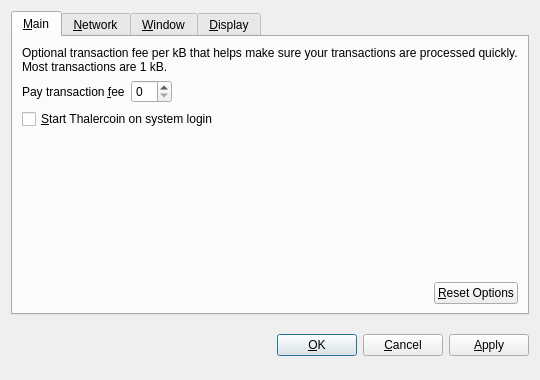
<?xml version="1.0" encoding="UTF-8"?>
<ui version="4.0">
 <class>OptionsDialog</class>
 <widget class="QDialog" name="OptionsDialog">
  <property name="geometry">
   <rect>
    <x>0</x>
    <y>0</y>
    <width>540</width>
    <height>380</height>
   </rect>
  </property>
  <property name="windowTitle">
   <string>Options</string>
  </property>
  <property name="modal">
   <bool>true</bool>
  </property>
  <layout class="QVBoxLayout" name="verticalLayout">
   <item>
    <widget class="QTabWidget" name="tabWidget">
     <property name="tabPosition">
      <enum>QTabWidget::North</enum>
     </property>
     <property name="currentIndex">
      <number>0</number>
     </property>
     <widget class="QWidget" name="tabMain">
      <attribute name="title">
       <string>&amp;Main</string>
      </attribute>
      <layout class="QVBoxLayout" name="verticalLayout_Main">
       <item>
        <widget class="QLabel" name="transactionFeeInfoLabel">
         <property name="text">
          <string>Optional transaction fee per kB that helps make sure your transactions are processed quickly. Most transactions are 1 kB.</string>
         </property>
         <property name="textFormat">
          <enum>Qt::PlainText</enum>
         </property>
         <property name="wordWrap">
          <bool>true</bool>
         </property>
        </widget>
       </item>
       <item>
        <layout class="QHBoxLayout" name="horizontalLayout_1_Main">
         <item>
          <widget class="QLabel" name="transactionFeeLabel">
           <property name="text">
            <string>Pay transaction &amp;fee</string>
           </property>
           <property name="textFormat">
            <enum>Qt::PlainText</enum>
           </property>
           <property name="buddy">
            <cstring>transactionFee</cstring>
           </property>
          </widget>
         </item>
         <item>
          <widget class="BitcoinAmountField" name="transactionFee"/>
         </item>
         <item>
          <spacer name="horizontalSpacer_1_Main">
           <property name="orientation">
            <enum>Qt::Horizontal</enum>
           </property>
           <property name="sizeHint" stdset="0">
            <size>
             <width>40</width>
             <height>20</height>
            </size>
           </property>
          </spacer>
         </item>
        </layout>
       </item>
       <item>
        <widget class="QCheckBox" name="bitcoinAtStartup">
         <property name="toolTip">
          <string>Automatically start Thalercoin after logging in to the system.</string>
         </property>
         <property name="text">
          <string>&amp;Start Thalercoin on system login</string>
         </property>
        </widget>
       </item>
       <item>
        <spacer name="verticalSpacer_Main">
         <property name="orientation">
          <enum>Qt::Vertical</enum>
         </property>
         <property name="sizeHint" stdset="0">
          <size>
           <width>20</width>
           <height>40</height>
          </size>
         </property>
        </spacer>
       </item>
       <item>
        <layout class="QHBoxLayout" name="horizontalLayout_2_Main">
         <item>
          <spacer name="horizontalSpacer_2_Main">
           <property name="orientation">
            <enum>Qt::Horizontal</enum>
           </property>
           <property name="sizeHint" stdset="0">
            <size>
             <width>40</width>
             <height>20</height>
            </size>
           </property>
          </spacer>
         </item>
         <item>
          <widget class="QPushButton" name="resetButton">
           <property name="toolTip">
            <string>Reset all client options to default.</string>
           </property>
           <property name="text">
            <string>&amp;Reset Options</string>
           </property>
           <property name="autoDefault">
            <bool>false</bool>
           </property>
          </widget>
         </item>
        </layout>
       </item>
      </layout>
     </widget>
     <widget class="QWidget" name="tabNetwork">
      <attribute name="title">
       <string>&amp;Network</string>
      </attribute>
      <layout class="QVBoxLayout" name="verticalLayout_Network">
       <item>
        <widget class="QCheckBox" name="mapPortUpnp">
         <property name="toolTip">
          <string>Automatically open the Thalercoin client port on the router. This only works when your router supports UPnP and it is enabled.</string>
         </property>
         <property name="text">
          <string>Map port using &amp;UPnP</string>
         </property>
        </widget>
       </item>
       <item>
        <widget class="QCheckBox" name="connectSocks">
         <property name="toolTip">
          <string>Connect to the Thalercoin network through a SOCKS proxy (e.g. when connecting through Tor).</string>
         </property>
         <property name="text">
          <string>&amp;Connect through SOCKS proxy:</string>
         </property>
        </widget>
       </item>
       <item>
        <layout class="QHBoxLayout" name="horizontalLayout_Network">
         <item>
          <widget class="QLabel" name="proxyIpLabel">
           <property name="text">
            <string>Proxy &amp;IP:</string>
           </property>
           <property name="textFormat">
            <enum>Qt::PlainText</enum>
           </property>
           <property name="buddy">
            <cstring>proxyIp</cstring>
           </property>
          </widget>
         </item>
         <item>
          <widget class="QValidatedLineEdit" name="proxyIp">
           <property name="maximumSize">
            <size>
             <width>140</width>
             <height>16777215</height>
            </size>
           </property>
           <property name="toolTip">
            <string>IP address of the proxy (e.g. 127.0.0.1)</string>
           </property>
          </widget>
         </item>
         <item>
          <widget class="QLabel" name="proxyPortLabel">
           <property name="text">
            <string>&amp;Port:</string>
           </property>
           <property name="textFormat">
            <enum>Qt::PlainText</enum>
           </property>
           <property name="buddy">
            <cstring>proxyPort</cstring>
           </property>
          </widget>
         </item>
         <item>
          <widget class="QLineEdit" name="proxyPort">
           <property name="maximumSize">
            <size>
             <width>55</width>
             <height>16777215</height>
            </size>
           </property>
           <property name="toolTip">
            <string>Port of the proxy (e.g. 9050)</string>
           </property>
          </widget>
         </item>
         <item>
          <widget class="QLabel" name="socksVersionLabel">
           <property name="text">
            <string>SOCKS &amp;Version:</string>
           </property>
           <property name="textFormat">
            <enum>Qt::PlainText</enum>
           </property>
           <property name="buddy">
            <cstring>socksVersion</cstring>
           </property>
          </widget>
         </item>
         <item>
          <widget class="QValueComboBox" name="socksVersion">
           <property name="toolTip">
            <string>SOCKS version of the proxy (e.g. 5)</string>
           </property>
          </widget>
         </item>
         <item>
          <spacer name="horizontalSpacer_Network">
           <property name="orientation">
            <enum>Qt::Horizontal</enum>
           </property>
           <property name="sizeHint" stdset="0">
            <size>
             <width>40</width>
             <height>20</height>
            </size>
           </property>
          </spacer>
         </item>
        </layout>
       </item>
       <item>
        <spacer name="verticalSpacer_Network">
         <property name="orientation">
          <enum>Qt::Vertical</enum>
         </property>
         <property name="sizeHint" stdset="0">
          <size>
           <width>20</width>
           <height>40</height>
          </size>
         </property>
        </spacer>
       </item>
      </layout>
     </widget>
     <widget class="QWidget" name="tabWindow">
      <attribute name="title">
       <string>&amp;Window</string>
      </attribute>
      <layout class="QVBoxLayout" name="verticalLayout_Window">
       <item>
        <widget class="QCheckBox" name="minimizeToTray">
         <property name="toolTip">
          <string>Show only a tray icon after minimizing the window.</string>
         </property>
         <property name="text">
          <string>&amp;Minimize to the tray instead of the taskbar</string>
         </property>
        </widget>
       </item>
       <item>
        <widget class="QCheckBox" name="minimizeOnClose">
         <property name="toolTip">
          <string>Minimize instead of exit the application when the window is closed. When this option is enabled, the application will be closed only after selecting Quit in the menu.</string>
         </property>
         <property name="text">
          <string>M&amp;inimize on close</string>
         </property>
        </widget>
       </item>
       <item>
        <spacer name="verticalSpacer_Window">
         <property name="orientation">
          <enum>Qt::Vertical</enum>
         </property>
         <property name="sizeHint" stdset="0">
          <size>
           <width>20</width>
           <height>40</height>
          </size>
         </property>
        </spacer>
       </item>
      </layout>
     </widget>
     <widget class="QWidget" name="tabDisplay">
      <attribute name="title">
       <string>&amp;Display</string>
      </attribute>
      <layout class="QVBoxLayout" name="verticalLayout_Display">
       <item>
        <layout class="QHBoxLayout" name="horizontalLayout_1_Display">
         <item>
          <widget class="QLabel" name="langLabel">
           <property name="text">
            <string>User Interface &amp;language:</string>
           </property>
           <property name="textFormat">
            <enum>Qt::PlainText</enum>
           </property>
           <property name="buddy">
            <cstring>lang</cstring>
           </property>
          </widget>
         </item>
         <item>
          <widget class="QValueComboBox" name="lang">
           <property name="toolTip">
            <string>The user interface language can be set here. This setting will take effect after restarting Thalercoin.</string>
           </property>
          </widget>
         </item>
        </layout>
       </item>
       <item>
        <layout class="QHBoxLayout" name="horizontalLayout_2_Display">
         <item>
          <widget class="QLabel" name="unitLabel">
           <property name="text">
            <string>&amp;Unit to show amounts in:</string>
           </property>
           <property name="textFormat">
            <enum>Qt::PlainText</enum>
           </property>
           <property name="buddy">
            <cstring>unit</cstring>
           </property>
          </widget>
         </item>
         <item>
          <widget class="QValueComboBox" name="unit">
           <property name="toolTip">
            <string>Choose the default subdivision unit to show in the interface and when sending coins.</string>
           </property>
          </widget>
         </item>
        </layout>
       </item>
       <item>
        <widget class="QCheckBox" name="displayAddresses">
         <property name="toolTip">
          <string>Whether to show Thalercoin addresses in the transaction list or not.</string>
         </property>
         <property name="text">
          <string>&amp;Display addresses in transaction list</string>
         </property>
        </widget>
       </item>
       <item>
        <spacer name="verticalSpacer_Display">
         <property name="orientation">
          <enum>Qt::Vertical</enum>
         </property>
         <property name="sizeHint" stdset="0">
          <size>
           <width>20</width>
           <height>40</height>
          </size>
         </property>
        </spacer>
       </item>
      </layout>
     </widget>
    </widget>
   </item>
   <item>
    <layout class="QHBoxLayout" name="horizontalLayout_Buttons">
     <item>
      <spacer name="horizontalSpacer_1">
       <property name="orientation">
        <enum>Qt::Horizontal</enum>
       </property>
       <property name="sizeHint" stdset="0">
        <size>
         <width>40</width>
         <height>48</height>
        </size>
       </property>
      </spacer>
     </item>
     <item>
      <widget class="QLabel" name="statusLabel">
       <property name="font">
        <font>
         <weight>75</weight>
         <bold>true</bold>
        </font>
       </property>
       <property name="text">
        <string/>
       </property>
       <property name="textFormat">
        <enum>Qt::PlainText</enum>
       </property>
       <property name="wordWrap">
        <bool>true</bool>
       </property>
      </widget>
     </item>
     <item>
      <spacer name="horizontalSpacer_2">
       <property name="orientation">
        <enum>Qt::Horizontal</enum>
       </property>
       <property name="sizeHint" stdset="0">
        <size>
         <width>40</width>
         <height>48</height>
        </size>
       </property>
      </spacer>
     </item>
     <item>
      <widget class="QPushButton" name="okButton">
       <property name="text">
        <string>&amp;OK</string>
       </property>
      </widget>
     </item>
     <item>
      <widget class="QPushButton" name="cancelButton">
       <property name="text">
        <string>&amp;Cancel</string>
       </property>
       <property name="autoDefault">
        <bool>false</bool>
       </property>
      </widget>
     </item>
     <item>
      <widget class="QPushButton" name="applyButton">
       <property name="text">
        <string>&amp;Apply</string>
       </property>
       <property name="autoDefault">
        <bool>false</bool>
       </property>
      </widget>
     </item>
    </layout>
   </item>
  </layout>
 </widget>
 <customwidgets>
  <customwidget>
   <class>BitcoinAmountField</class>
   <extends>QSpinBox</extends>
   <header>bitcoinamountfield.h</header>
  </customwidget>
  <customwidget>
   <class>QValueComboBox</class>
   <extends>QComboBox</extends>
   <header>qvaluecombobox.h</header>
  </customwidget>
  <customwidget>
   <class>QValidatedLineEdit</class>
   <extends>QLineEdit</extends>
   <header>qvalidatedlineedit.h</header>
  </customwidget>
 </customwidgets>
 <resources/>
 <connections/>
</ui>
